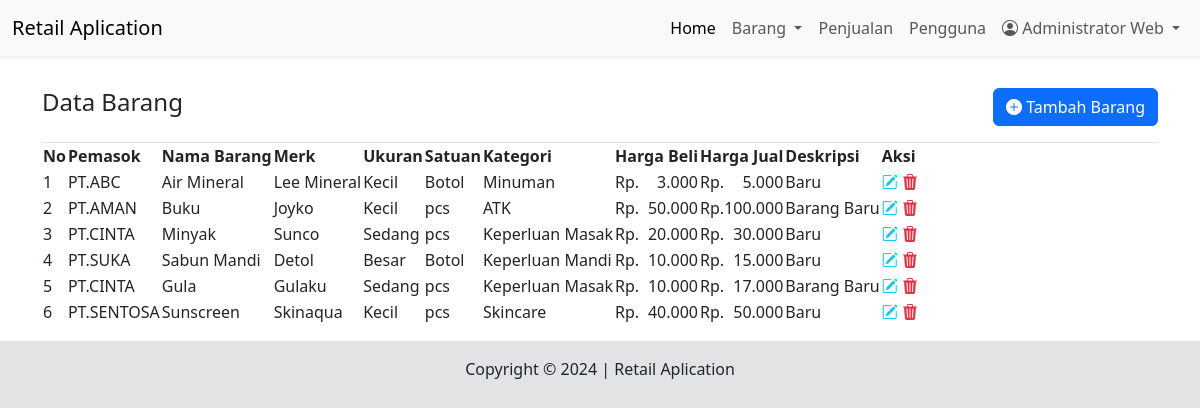
The app's page /dashboard.php?modul=barang (signed in) with its own data.
### tables this page shows
CREATE TABLE IF NOT EXISTS `barang` (
  `id_barang` int NOT NULL AUTO_INCREMENT,
  `id_pemasok` int NOT NULL,
  `nama_barang` varchar(50) NOT NULL,
  `merk` varchar(50) NOT NULL,
  `ukuran` varchar(50) NOT NULL,
  `satuan` varchar(50) NOT NULL,
  `id_kategori` int NOT NULL,
  `harga_beli` int NOT NULL,
  `harga_jual` int NOT NULL,
  `deskripsi_barang` varchar(50) NOT NULL,
  PRIMARY KEY (`id_barang`),
  KEY `FK_barang_pemasok` (`id_pemasok`),
  KEY `FK_barang_kategori` (`id_kategori`),
  CONSTRAINT `FK_barang_kategori` FOREIGN KEY (`id_kategori`) REFERENCES `kategori` (`id_kategori`),
  CONSTRAINT `FK_barang_pemasok` FOREIGN KEY (`id_pemasok`) REFERENCES `pemasok` (`id_pemasok`)
);

CREATE TABLE IF NOT EXISTS `pemasok` (
  `id_pemasok` int NOT NULL AUTO_INCREMENT,
  `nama_pemasok` varchar(50) NOT NULL,
  `alamat` varchar(50) NOT NULL,
  `telepon` char(20) NOT NULL,
  `status` tinyint(1) NOT NULL DEFAULT '1',
  PRIMARY KEY (`id_pemasok`)
);

CREATE TABLE IF NOT EXISTS `kategori` (
  `id_kategori` int NOT NULL AUTO_INCREMENT,
  `nama_kategori` char(25) NOT NULL,
  `status` tinyint(1) NOT NULL DEFAULT '1',
  PRIMARY KEY (`id_kategori`)
);

### modul/barang/index.php (the view, shortened to what this page needs)
<div class="border-bottom d-flex justify-content-between py-3">
    <h4>Data Barang</h4>
    <button class="btn btn-primary" data-bs-toggle="modal" data-bs-target="#modalTambah"><i class="bi bi-plus-circle-fill"></i> Tambah Barang</button>
</div>
<table id="myTable">
    <thead>
        <th>No</th>
        <th>Pemasok</th>
        <th>Nama Barang</th>
        <th>Merk</th>
        <th>Ukuran</th>
        <th>Satuan</th>
        <th>Kategori</th>
        <th>Harga Beli</th>
        <th>Harga Jual</th>
        <th>Deskripsi</th>
        <th>Aksi</th>
    </thead>
    <tbody>
        <?php
        $sql_barang = "SELECT * FROM barang a INNER JOIN pemasok b ON a.id_pemasok=b.id_pemasok INNER JOIN kategori c ON a.id_kategori = c.id_kategori ORDER BY a.id_barang ASC";
        $result_barang = $mysqli->query($sql_barang);
        $no = 0;
        while($row_barang = $result_barang->fetch_assoc()){
            $no++;
        ?>
            <tr>
                <td><?= $no;?></td>
                <td><?= $row_barang['nama_pemasok'];?></td>
                <td><?= $row_barang['nama_barang'];?></td>
                <td><?= $row_barang['merk'];?></td>
                <td><?= $row_barang['ukuran'];?></td>
                <td><?= $row_barang['satuan'];?></td>
                <td><?= $row_barang['nama_kategori'];?></td>
                <td>
                    <div class="d-flex justify-content-between">
                        <span>Rp. </span>
                        <span><?= number_format($row_barang['harga_beli'],0,',','.');?></span>
                    </div>
                </td>
                <td>
                    <div class="d-flex justify-content-between">
                        <span>Rp. </span>
                        <span><?= number_format($row_barang['harga_jual'],0,',','.');?></span>
                    </div>
                </td>
                <td><?= $row_barang['deskripsi_barang'];?></td>
                <td>
                    <a href="" data-bs-toggle="modal" data-bs-target="#modalEdit<?= $row_barang['id_barang'];?>" class="text-info"><i class="bi bi-pencil-square"></i></a>
                    <a href="" data-bs-toggle="modal" data-bs-target="#modalHapus<?= $row_barang['id_barang'];?>" class="text-danger"><i class="bi bi-trash3-fill"></i></a>
                </td>
            </tr>
        <?php
        }
        ?>
    </tbody>
</table>

### dashboard.php (shortened to what this page needs)
<?php
include "koneksi.php";
if(!isset($_SESSION['login'])){
  header('location:index.php');
}else{
?>
<!doctype html>
<html lang="en">
  <head>
    <link href="https://cdn.jsdelivr.net/npm/bootstrap@5.3.3/dist/css/bootstrap.min.css" rel="stylesheet">
    <link rel="stylesheet" href="https://cdn.jsdelivr.net/npm/bootstrap-icons@1.11.3/font/bootstrap-icons.min.css">
    <link rel="stylesheet" href="https://cdn.datatables.net/2.1.8/css/dataTables.dataTables.css" />
  </head>
  <body class="bg-secondary-subtle">
  <nav class="navbar navbar-expand-lg bg-body-tertiary shadow-sm">
      <div class="container-fluid">
        <a class="navbar-brand" href="#">Retail Aplication</a>
        <div class="collapse navbar-collapse" id="navbarNavDropdown">
              <ul class="navbar-nav ms-auto">
                  <li class="nav-item">
                      <a class="nav-link active" aria-current="page" href="?modul=home">Home</a>
                  </li>
                  <li class="nav-item dropdown">
                      <a class="nav-link dropdown-toggle" href="#" role="button" data-bs-toggle="dropdown" aria-expanded="false">
                    Barang
                  </a>
                </li>
                  <li class="nav-item">
                      <a class="nav-link" href="?modul=penjualan">Penjualan</a>
                  </li>
                  <li class="nav-item">
                      <a class="nav-link" href="?modul=pengguna">Pengguna</a>
                  </li>
                  <li class="nav-item dropdown">
                      <a class="nav-link dropdown-toggle" href="#" role="button" data-bs-toggle="dropdown" aria-expanded="false">
                            <i class="bi bi-person-circle"></i>
                            <?= $_SESSION['nama_lengkap']; ?>
                  </a>
                </li>
              </ul>
        </div>
      </div>
  </nav>
  <div class="container-fluid py-3 bg-white shaodow-sm">
    <div class="container">
        <?php
        if(isset($_GET['modul'])){
          if($_GET['modul']=="home"){
              include "home.php";
          }elseif($_GET['modul']=="barang"){
              include "modul/barang/index.php";
          }elseif($_GET['modul']=="persediaan"){
              include "modul/persediaan/index.php";
          }elseif($_GET['modul']=="penjualan"){
              include "modul/penjualan/index.php";
          }elseif($_GET['modul']=="pengguna"){
              include "modul/pengguna/index.php";
          }elseif($_GET['modul']=="profile"){
              include "modul/profile/index.php";
          }elseif($_GET['modul']=="kategori"){
              include "modul/kategori/index.php";
          }elseif($_GET['modul']=="pemasok"){
              include "modul/pemasok/index.php";
          }else{
              include "home.php";
          }
        }else{
          include "home.php";
        }
        ?>
    </div>
  </div>
  <div class="text-center py-3">
    <span>Copyright &copy; 2024 | Retail Aplication</span>
  </div>
  </body>
</html>
<?php
}
?>

### records on screen
barang: id_pemasok.nama_pemasok "PT.ABC", nama_barang "Air Mineral", merk "Lee Mineral", ukuran "Kecil", satuan "Botol", id_kategori.nama_kategori "Minuman", harga_beli "3.000", harga_jual "5.000", deskripsi_barang "Baru"
barang: id_pemasok.nama_pemasok "PT.AMAN", nama_barang "Buku", merk "Joyko", ukuran "Kecil", satuan "pcs", id_kategori.nama_kategori "ATK", harga_beli "50.000", harga_jual "100.000", deskripsi_barang "Barang Baru"
barang: id_pemasok.nama_pemasok "PT.CINTA", nama_barang "Minyak", merk "Sunco", ukuran "Sedang", satuan "pcs", id_kategori.nama_kategori "Keperluan Masak", harga_beli "20.000", harga_jual "30.000", deskripsi_barang "Baru"
barang: id_pemasok.nama_pemasok "PT.SUKA", nama_barang "Sabun Mandi", merk "Detol", ukuran "Besar", satuan "Botol", id_kategori.nama_kategori "Keperluan Mandi", harga_beli "10.000", harga_jual "15.000", deskripsi_barang "Baru"
barang: id_pemasok.nama_pemasok "PT.CINTA", nama_barang "Gula", merk "Gulaku", ukuran "Sedang", satuan "pcs", id_kategori.nama_kategori "Keperluan Masak", harga_beli "10.000", harga_jual "17.000", deskripsi_barang "Barang Baru"
barang: id_pemasok.nama_pemasok "PT.SENTOSA", nama_barang "Sunscreen", merk "Skinaqua", ukuran "Kecil", satuan "pcs", id_kategori.nama_kategori "Skincare", harga_beli "40.000", harga_jual "50.000", deskripsi_barang "Baru"

### other values on screen
$_SESSION['nama_lengkap'] "Administrator Web"
